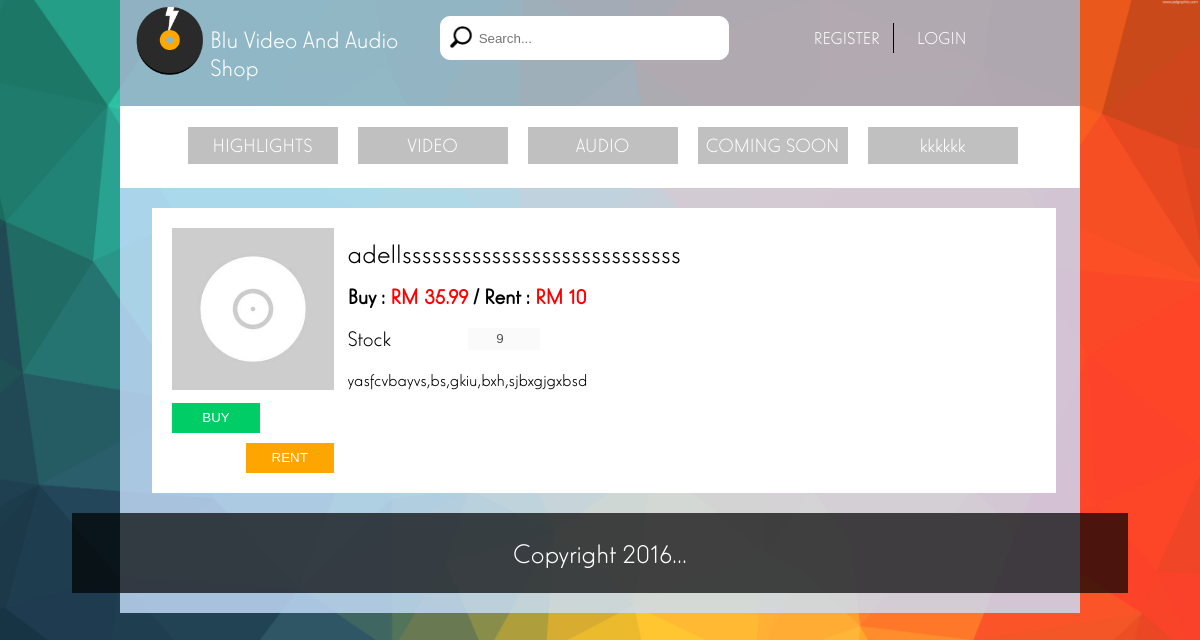
/utility/product_page.php?product_id=1, run on the app's committed database.
### tables this page shows
CREATE TABLE IF NOT EXISTS `product` (
  `Product_ID` int(15) NOT NULL AUTO_INCREMENT,
  `Product_Name` varchar(255) NOT NULL,
  `Product_Description` varchar(255) NOT NULL,
  `Product_Pic` varchar(255) NOT NULL DEFAULT '../images/default_album.jpg',
  `Product_Type` int(15) NOT NULL,
  `Product_Category` varchar(255) NOT NULL,
  `Product_Price` double NOT NULL,
  `Product_Rent_Price` double NOT NULL DEFAULT '10',
  `Product_Stock` int(11) NOT NULL,
  `Product_Date` date NOT NULL,
  `Product_Status` varchar(15) NOT NULL,
  PRIMARY KEY (`Product_ID`)
);

### utility/product_page.php (the view, shortened to what this page needs)
<?php
  $product_id = $_REQUEST['product_id'];
  $product_sql = "select * from product where product_id = ".$product_id." ";
  $product_exe = mysql_query($product_sql);
  $product_row = mysql_num_rows($product_exe);
  $product_image = "";
  do {
    $product_image = $product_row['Product_Pic'];
    $product_name = $product_row['Product_Name'];
    $product_price = $product_row['Product_Price'];
    $product_rent_price = $product_row['Product_Rent_Price'];
    $product_describe = $product_row['Product_Description'];
    $product_stock = $product_row['Product_Stock'];
  }while($product_row = mysql_fetch_array($product_exe));
?>
<!DOCTYPE html>
<html>
<head>
	<link href="../css/main.css" rel="stylesheet" type="text/css" />
  <link href="../css/product.css" rel="stylesheet" type="text/css" />
	<link rel="stylesheet" href="../css/font/elegantlux/elegant_luxmager.css" type="text/css" charset="utf-8" />
</head>
<body>
	<div class="cont section group">
		<?php include('../utility/header.php');?>
		<?php include("../utility/navigation.php");?>
    <div class="cont_element col span_2_of_2 ">
      <div id="" class="product_content_div">
				<div class="col span_1_of_5 " style="">
					<?php
						$product_out_of_stock_buy_css = "";
						if($product_stock == 0){
							$product_out_of_stock_buy = "disabled='disabled'";
							$product_out_of_stock_rent = "disabled='disabled'";
							$product_out_of_stock_buy_css = "product_disabled";
							$product_out_of_stock_rent_css = "product_disabled";
							$product_out_of_stock_status = "Out Of Stock!";
						}
						else{
							$product_out_of_stock_buy_css = "";
						}
					?>
					<img src="<?php echo $product_image;?>" id="" class="product_picture"/>
          <a href="../visitor/login.php" id="" class="">
            <input type="button" id="" class="product_btn buy_btn <?php echo $product_out_of_stock_buy_css;?>" value="BUY">
          </a>
          <a href="../visitor/login.php" id="" class="">
            <input type="button"  id="" class="product_btn rent_btn <?php echo $product_out_of_stock_buy_css;?>" value="RENT">
          </a>
				</div>
				<div class="col span_4_of_5 product_content_name" style="">
					<?php echo $product_name; ?>
				</div>
				<div class="col span_4_of_5 product_content_price" style="">
					<span id="" class="buy_title">Buy :</span> RM <?php echo $product_price; ?>
					<span id="" class="rent_title"> / Rent :</span> RM <?php echo $product_rent_price; ?>
				</div>
				<div class="col span_4_of_5 product_content_quantity_div" style="">
					<div id="" class="product_content_quantity_function_title">Stock</div>
					<div id="" class="product_content_quantity_function_operation">
						<input type="number" id="product_quantity_value" name="product_quantity_value" value="<?php echo $product_stock;?>" disabled="disabled" class="quantity_value_input"/>
					</div>
				</div>
				<div class="col span_4_of_5 product_content_description" style="">
					<?php echo $product_describe; ?>
				</div>
			</div>
		</div>
		<?php include("../utility/footer.php");?>
	</div>
</body>
</html>

### css/main.css (style rules this page uses)
body { background-image: url("../images/colorful-triangles-background.jpg"); background-repeat:no-repeat; -webkit-background-size: cover; -moz-background-size: cover; -o-background-size: cover; background-size: cover; margin:0 auto; font-family:elegant_luxmager; }
.cont { background-color:rgba(202, 225, 255, 0.8); width:80%; min-height:70%; margin-left: auto; margin-right: auto; margin-bottom:30px !important; z-index:1; }
.cont_element { margin:0px 4px auto !important; width：100%； }
.section { clear: both; padding: 0px; margin: 0px auto; }
.col { display: block; float:left; margin: 0 ; }
.col:first-child { margin-left: 0; }
.group:before, .group:after { content:""; display:table; }
.group:after { clear:both; }
.group { zoom:1; }
.span_2_of_2 { width: 100%; }
.span_4_of_5 { width: 79.68%; }
.span_1_of_5 { width: 18.72%; }

### css/product.css (style rules this page uses)
.product_content_div { background-color: white; margin:20px auto 0 auto; width: 90%; min-height: 10px; padding: 20px; overflow:hidden; }
.product_btn { width:88px; height:30px; margin-top: 10px; text-align: center; color: white; border:none; }
.rent_btn { float:right; background-color: orange; }
.buy_btn { float: left; background-color: #00CD66; }
.product_picture { width: 100%; height: auto; }
.product_content_name { margin-top: 10px; font-size: 28px; float:right; }
.product_content_price { margin-top: 15px; color:red; font-size: 22px; font-weight: bold; float:right; }
.product_content_quantity_div { float:right; margin-top:15px; font-size: 22px; height: 32px; }
.product_content_quantity_function_title { float:left; width:120px; padding-top: 3px; }
.product_content_quantity_function_operation { float: left; }
.quantity_value_input { width:60px; display:inline-block; border:none; height:20px; padding-left:10px; text-align: center; }
.buy_title { color: black; }
.rent_title { color: black; }
.product_content_description { font-size: 18px; word-wrap: break-word; margin-top: 15px; float:right; }

### data on the page
product: Product_Pic (placeholder picture), Product_Name "adellssssssssssssssssssssssssssss", Product_Price "35.99", Product_Rent_Price "10", product_quantity_value "9", Product_Description "yasfcvbayvs,bs,gkiu,bxh,sjbxgjgxbsd"
